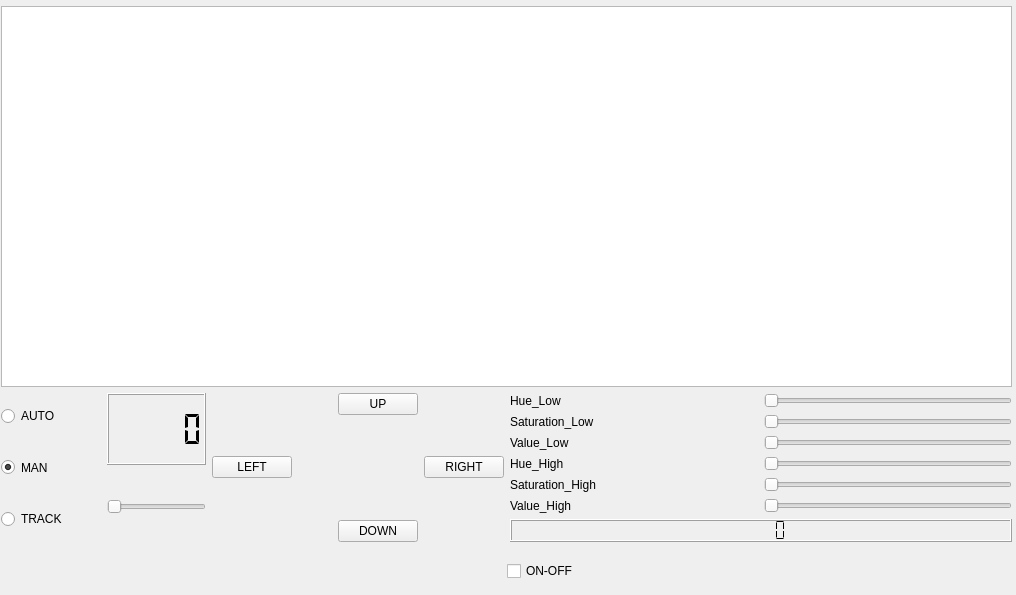
<?xml version="1.0" encoding="UTF-8"?>
<ui version="4.0">
 <class>Form</class>
 <widget class="QWidget" name="Form">
  <property name="geometry">
   <rect>
    <x>0</x>
    <y>0</y>
    <width>1016</width>
    <height>595</height>
   </rect>
  </property>
  <property name="sizePolicy">
   <sizepolicy hsizetype="Expanding" vsizetype="Expanding">
    <horstretch>6</horstretch>
    <verstretch>6</verstretch>
   </sizepolicy>
  </property>
  <property name="minimumSize">
   <size>
    <width>0</width>
    <height>0</height>
   </size>
  </property>
  <property name="maximumSize">
   <size>
    <width>16777215</width>
    <height>16777215</height>
   </size>
  </property>
  <property name="sizeIncrement">
   <size>
    <width>2</width>
    <height>2</height>
   </size>
  </property>
  <property name="windowTitle">
   <string>ROS2 ROBOT GUI</string>
  </property>
  <property name="layoutDirection">
   <enum>Qt::LeftToRight</enum>
  </property>
  <property name="autoFillBackground">
   <bool>false</bool>
  </property>
  <widget class="QWidget" name="widget" native="true">
   <property name="geometry">
    <rect>
     <x>-9</x>
     <y>-5</y>
     <width>1031</width>
     <height>611</height>
    </rect>
   </property>
   <property name="sizePolicy">
    <sizepolicy hsizetype="Expanding" vsizetype="Expanding">
     <horstretch>4</horstretch>
     <verstretch>4</verstretch>
    </sizepolicy>
   </property>
   <widget class="QWidget" name="">
    <property name="geometry">
     <rect>
      <x>10</x>
      <y>398</y>
      <width>1011</width>
      <height>201</height>
     </rect>
    </property>
    <layout class="QVBoxLayout" name="verticalLayout_4">
     <property name="sizeConstraint">
      <enum>QLayout::SetNoConstraint</enum>
     </property>
     <item>
      <layout class="QHBoxLayout" name="horizontalLayout_10">
       <property name="sizeConstraint">
        <enum>QLayout::SetNoConstraint</enum>
       </property>
       <item>
        <layout class="QHBoxLayout" name="horizontalLayout_2">
         <property name="sizeConstraint">
          <enum>QLayout::SetNoConstraint</enum>
         </property>
         <item>
          <layout class="QVBoxLayout" name="verticalLayout_2">
           <property name="sizeConstraint">
            <enum>QLayout::SetNoConstraint</enum>
           </property>
           <item>
            <widget class="QRadioButton" name="radioButton_Auto">
             <property name="sizePolicy">
              <sizepolicy hsizetype="Expanding" vsizetype="Expanding">
               <horstretch>0</horstretch>
               <verstretch>0</verstretch>
              </sizepolicy>
             </property>
             <property name="text">
              <string>AUTO</string>
             </property>
             <property name="checked">
              <bool>false</bool>
             </property>
            </widget>
           </item>
           <item>
            <widget class="QRadioButton" name="radioButton_Man">
             <property name="sizePolicy">
              <sizepolicy hsizetype="Expanding" vsizetype="Expanding">
               <horstretch>0</horstretch>
               <verstretch>0</verstretch>
              </sizepolicy>
             </property>
             <property name="text">
              <string>MAN</string>
             </property>
             <property name="checked">
              <bool>true</bool>
             </property>
            </widget>
           </item>
           <item>
            <widget class="QRadioButton" name="radioButton_Track">
             <property name="sizePolicy">
              <sizepolicy hsizetype="Expanding" vsizetype="Expanding">
               <horstretch>0</horstretch>
               <verstretch>0</verstretch>
              </sizepolicy>
             </property>
             <property name="text">
              <string>TRACK</string>
             </property>
            </widget>
           </item>
          </layout>
         </item>
         <item>
          <layout class="QVBoxLayout" name="verticalLayout_3">
           <property name="sizeConstraint">
            <enum>QLayout::SetNoConstraint</enum>
           </property>
           <item>
            <widget class="QLCDNumber" name="lcdNumber_Speed">
             <property name="sizePolicy">
              <sizepolicy hsizetype="Expanding" vsizetype="Expanding">
               <horstretch>0</horstretch>
               <verstretch>0</verstretch>
              </sizepolicy>
             </property>
             <property name="segmentStyle">
              <enum>QLCDNumber::Flat</enum>
             </property>
            </widget>
           </item>
           <item>
            <widget class="QSlider" name="horizontalSlider_Speed">
             <property name="sizePolicy">
              <sizepolicy hsizetype="Expanding" vsizetype="Expanding">
               <horstretch>0</horstretch>
               <verstretch>0</verstretch>
              </sizepolicy>
             </property>
             <property name="orientation">
              <enum>Qt::Horizontal</enum>
             </property>
            </widget>
           </item>
          </layout>
         </item>
         <item>
          <layout class="QHBoxLayout" name="horizontalLayout">
           <property name="sizeConstraint">
            <enum>QLayout::SetNoConstraint</enum>
           </property>
           <item>
            <widget class="QPushButton" name="pushButton_Left">
             <property name="sizePolicy">
              <sizepolicy hsizetype="Expanding" vsizetype="Fixed">
               <horstretch>0</horstretch>
               <verstretch>0</verstretch>
              </sizepolicy>
             </property>
             <property name="text">
              <string>LEFT</string>
             </property>
            </widget>
           </item>
           <item>
            <spacer name="horizontalSpacer">
             <property name="orientation">
              <enum>Qt::Horizontal</enum>
             </property>
             <property name="sizeHint" stdset="0">
              <size>
               <width>40</width>
               <height>20</height>
              </size>
             </property>
            </spacer>
           </item>
           <item>
            <layout class="QVBoxLayout" name="verticalLayout">
             <property name="sizeConstraint">
              <enum>QLayout::SetNoConstraint</enum>
             </property>
             <item>
              <widget class="QPushButton" name="pushButton_Up">
               <property name="sizePolicy">
                <sizepolicy hsizetype="Expanding" vsizetype="Fixed">
                 <horstretch>0</horstretch>
                 <verstretch>0</verstretch>
                </sizepolicy>
               </property>
               <property name="text">
                <string>UP</string>
               </property>
              </widget>
             </item>
             <item>
              <spacer name="verticalSpacer">
               <property name="orientation">
                <enum>Qt::Vertical</enum>
               </property>
               <property name="sizeHint" stdset="0">
                <size>
                 <width>20</width>
                 <height>40</height>
                </size>
               </property>
              </spacer>
             </item>
             <item>
              <widget class="QPushButton" name="pushButton_Down">
               <property name="sizePolicy">
                <sizepolicy hsizetype="Expanding" vsizetype="Fixed">
                 <horstretch>0</horstretch>
                 <verstretch>0</verstretch>
                </sizepolicy>
               </property>
               <property name="text">
                <string>DOWN</string>
               </property>
              </widget>
             </item>
            </layout>
           </item>
           <item>
            <widget class="QPushButton" name="pushButton_Right">
             <property name="sizePolicy">
              <sizepolicy hsizetype="Expanding" vsizetype="Fixed">
               <horstretch>0</horstretch>
               <verstretch>0</verstretch>
              </sizepolicy>
             </property>
             <property name="text">
              <string>RIGHT</string>
             </property>
            </widget>
           </item>
          </layout>
         </item>
        </layout>
       </item>
       <item>
        <layout class="QVBoxLayout" name="verticalLayout_rgb_lcd">
         <property name="sizeConstraint">
          <enum>QLayout::SetNoConstraint</enum>
         </property>
         <item>
          <layout class="QVBoxLayout" name="verticalLayout_rgb_low">
           <property name="sizeConstraint">
            <enum>QLayout::SetNoConstraint</enum>
           </property>
           <item>
            <layout class="QHBoxLayout" name="horizontalLayout_4">
             <property name="sizeConstraint">
              <enum>QLayout::SetNoConstraint</enum>
             </property>
             <item>
              <widget class="QLabel" name="label">
               <property name="sizePolicy">
                <sizepolicy hsizetype="Expanding" vsizetype="Expanding">
                 <horstretch>0</horstretch>
                 <verstretch>0</verstretch>
                </sizepolicy>
               </property>
               <property name="text">
                <string>Hue_Low</string>
               </property>
              </widget>
             </item>
             <item>
              <widget class="QSlider" name="horizontalSlider_red_low">
               <property name="sizePolicy">
                <sizepolicy hsizetype="Expanding" vsizetype="Expanding">
                 <horstretch>0</horstretch>
                 <verstretch>0</verstretch>
                </sizepolicy>
               </property>
               <property name="maximum">
                <number>255</number>
               </property>
               <property name="orientation">
                <enum>Qt::Horizontal</enum>
               </property>
              </widget>
             </item>
            </layout>
           </item>
           <item>
            <layout class="QHBoxLayout" name="horizontalLayout_5">
             <property name="sizeConstraint">
              <enum>QLayout::SetNoConstraint</enum>
             </property>
             <item>
              <widget class="QLabel" name="label_2">
               <property name="sizePolicy">
                <sizepolicy hsizetype="Expanding" vsizetype="Expanding">
                 <horstretch>0</horstretch>
                 <verstretch>0</verstretch>
                </sizepolicy>
               </property>
               <property name="text">
                <string>Saturation_Low</string>
               </property>
              </widget>
             </item>
             <item>
              <widget class="QSlider" name="horizontalSlider_green_low">
               <property name="sizePolicy">
                <sizepolicy hsizetype="Expanding" vsizetype="Expanding">
                 <horstretch>0</horstretch>
                 <verstretch>0</verstretch>
                </sizepolicy>
               </property>
               <property name="maximum">
                <number>255</number>
               </property>
               <property name="orientation">
                <enum>Qt::Horizontal</enum>
               </property>
              </widget>
             </item>
            </layout>
           </item>
           <item>
            <layout class="QHBoxLayout" name="horizontalLayout_6">
             <property name="sizeConstraint">
              <enum>QLayout::SetNoConstraint</enum>
             </property>
             <item>
              <widget class="QLabel" name="label_3">
               <property name="sizePolicy">
                <sizepolicy hsizetype="Expanding" vsizetype="Expanding">
                 <horstretch>0</horstretch>
                 <verstretch>0</verstretch>
                </sizepolicy>
               </property>
               <property name="text">
                <string>Value_Low</string>
               </property>
              </widget>
             </item>
             <item>
              <widget class="QSlider" name="horizontalSlider_blue_low">
               <property name="sizePolicy">
                <sizepolicy hsizetype="Expanding" vsizetype="Expanding">
                 <horstretch>0</horstretch>
                 <verstretch>0</verstretch>
                </sizepolicy>
               </property>
               <property name="maximum">
                <number>255</number>
               </property>
               <property name="orientation">
                <enum>Qt::Horizontal</enum>
               </property>
              </widget>
             </item>
            </layout>
           </item>
          </layout>
         </item>
         <item>
          <layout class="QVBoxLayout" name="verticalLayout_rgb_high">
           <property name="sizeConstraint">
            <enum>QLayout::SetNoConstraint</enum>
           </property>
           <item>
            <layout class="QHBoxLayout" name="horizontalLayout_7">
             <property name="sizeConstraint">
              <enum>QLayout::SetNoConstraint</enum>
             </property>
             <item>
              <widget class="QLabel" name="label_4">
               <property name="sizePolicy">
                <sizepolicy hsizetype="Expanding" vsizetype="Expanding">
                 <horstretch>0</horstretch>
                 <verstretch>0</verstretch>
                </sizepolicy>
               </property>
               <property name="text">
                <string>Hue_High</string>
               </property>
              </widget>
             </item>
             <item>
              <widget class="QSlider" name="horizontalSlider_red_high">
               <property name="sizePolicy">
                <sizepolicy hsizetype="Expanding" vsizetype="Expanding">
                 <horstretch>0</horstretch>
                 <verstretch>0</verstretch>
                </sizepolicy>
               </property>
               <property name="maximum">
                <number>255</number>
               </property>
               <property name="orientation">
                <enum>Qt::Horizontal</enum>
               </property>
              </widget>
             </item>
            </layout>
           </item>
           <item>
            <layout class="QHBoxLayout" name="horizontalLayout_8">
             <property name="sizeConstraint">
              <enum>QLayout::SetNoConstraint</enum>
             </property>
             <item>
              <widget class="QLabel" name="label_5">
               <property name="sizePolicy">
                <sizepolicy hsizetype="Expanding" vsizetype="Expanding">
                 <horstretch>0</horstretch>
                 <verstretch>0</verstretch>
                </sizepolicy>
               </property>
               <property name="text">
                <string>Saturation_High</string>
               </property>
              </widget>
             </item>
             <item>
              <widget class="QSlider" name="horizontalSlider_green_high">
               <property name="sizePolicy">
                <sizepolicy hsizetype="Expanding" vsizetype="Expanding">
                 <horstretch>0</horstretch>
                 <verstretch>0</verstretch>
                </sizepolicy>
               </property>
               <property name="maximum">
                <number>255</number>
               </property>
               <property name="orientation">
                <enum>Qt::Horizontal</enum>
               </property>
              </widget>
             </item>
            </layout>
           </item>
           <item>
            <layout class="QHBoxLayout" name="horizontalLayout_9">
             <property name="sizeConstraint">
              <enum>QLayout::SetNoConstraint</enum>
             </property>
             <item>
              <widget class="QLabel" name="label_6">
               <property name="sizePolicy">
                <sizepolicy hsizetype="Expanding" vsizetype="Expanding">
                 <horstretch>0</horstretch>
                 <verstretch>0</verstretch>
                </sizepolicy>
               </property>
               <property name="text">
                <string>Value_High</string>
               </property>
              </widget>
             </item>
             <item>
              <widget class="QSlider" name="horizontalSlider_blue_high">
               <property name="sizePolicy">
                <sizepolicy hsizetype="Expanding" vsizetype="Expanding">
                 <horstretch>0</horstretch>
                 <verstretch>0</verstretch>
                </sizepolicy>
               </property>
               <property name="maximum">
                <number>255</number>
               </property>
               <property name="orientation">
                <enum>Qt::Horizontal</enum>
               </property>
              </widget>
             </item>
            </layout>
           </item>
          </layout>
         </item>
         <item>
          <widget class="QLCDNumber" name="lcdNumber_rgb">
           <property name="sizePolicy">
            <sizepolicy hsizetype="Expanding" vsizetype="Expanding">
             <horstretch>0</horstretch>
             <verstretch>0</verstretch>
            </sizepolicy>
           </property>
           <property name="segmentStyle">
            <enum>QLCDNumber::Flat</enum>
           </property>
          </widget>
         </item>
        </layout>
       </item>
      </layout>
     </item>
     <item>
      <layout class="QHBoxLayout" name="horizontalLayout_3">
       <property name="sizeConstraint">
        <enum>QLayout::SetNoConstraint</enum>
       </property>
       <item>
        <spacer name="horizontalSpacer_2">
         <property name="orientation">
          <enum>Qt::Horizontal</enum>
         </property>
         <property name="sizeHint" stdset="0">
          <size>
           <width>40</width>
           <height>20</height>
          </size>
         </property>
        </spacer>
       </item>
       <item>
        <widget class="QCheckBox" name="ON_OFF">
         <property name="sizePolicy">
          <sizepolicy hsizetype="Expanding" vsizetype="Expanding">
           <horstretch>0</horstretch>
           <verstretch>0</verstretch>
          </sizepolicy>
         </property>
         <property name="text">
          <string>ON-OFF</string>
         </property>
        </widget>
       </item>
      </layout>
     </item>
    </layout>
   </widget>
   <widget class="QGraphicsView" name="graphicsView">
    <property name="geometry">
     <rect>
      <x>10</x>
      <y>11</y>
      <width>1011</width>
      <height>381</height>
     </rect>
    </property>
    <property name="sizePolicy">
     <sizepolicy hsizetype="Expanding" vsizetype="Expanding">
      <horstretch>0</horstretch>
      <verstretch>0</verstretch>
     </sizepolicy>
    </property>
    <property name="maximumSize">
     <size>
      <width>16777215</width>
      <height>1200</height>
     </size>
    </property>
   </widget>
  </widget>
 </widget>
 <resources/>
 <connections/>
</ui>
